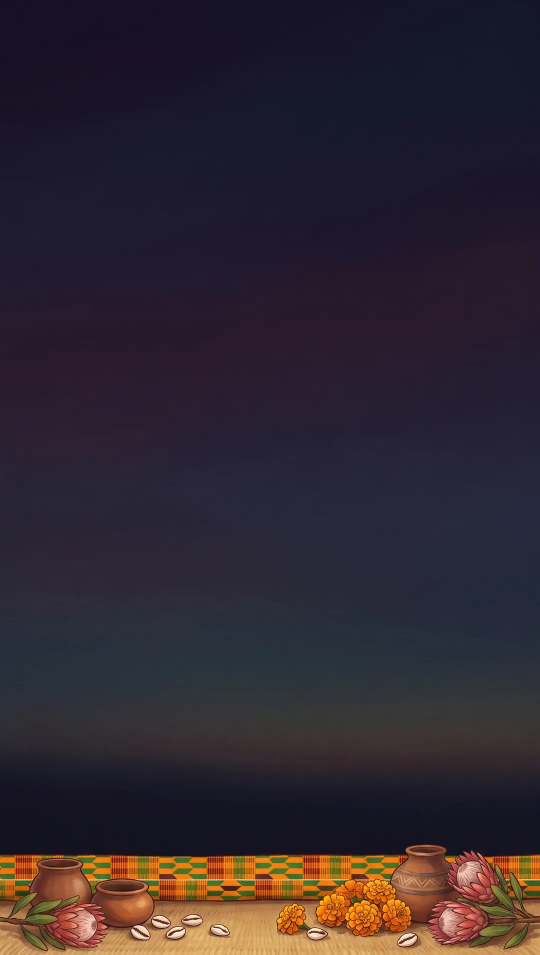
#> input picture business/landing/img/hd/afro-fond.webp, 1080 x 1909 px, given in place of afro-fond.webp.webp, which was not available (shown at 1/2 size)
$ python descendre.py ../landing/img/hd/afro-fond.webp
#> lines starting #> are read from the running program, lines starting #| are printed output that depends on the picture; pictures that were not available may be replaced by others from this repository, and a replacement may not be noted
"""Descend le sujet d'une scène qui monte trop haut (règle 6 : zone de texte calme jusqu'à 55 %), sans Gemini :
on étire verticalement le ciel ou le mur uni du haut (jamais le sujet), le sujet glisse vers le bas et le bas de l'image
(sol, reflets) est rogné d'autant, au plus 14 %. Solution d'attente tant que les calques ne peuvent pas être générés.
Usage : python3 business/tools/descendre.py <thème>-<clé> [...] [--cible 0.5]
Réécrit img/hd/<clé>.webp et la vignette (img/themes pour 1 à 4, img/lieux sinon)."""
import os, sys
import numpy as np
from PIL import Image
from scipy import ndimage

IMG = os.path.join(os.path.dirname(os.path.dirname(os.path.abspath(__file__))), 'landing', 'img')
args = sys.argv[1:]
cible = .5
if '--cible' in args: i = args.index('--cible'); cible = float(args[i + 1]); del args[i:i + 2]
bande0 = None   # --bande 0.06 : bande étirée plus fine, quand une lune ou un astre est bas dans le ciel
if '--bande' in args: i = args.index('--bande'); bande0 = float(args[i + 1]); del args[i:i + 2]


def haut_du_sujet(im):
    a = np.asarray(im.convert('L').resize((270, 477))).astype(float)
    g = np.abs(ndimage.sobel(a, 1)) + np.abs(ndimage.sobel(a, 0))
    sm = np.convolve(np.array([np.percentile(r, 90) for r in g]), np.ones(9) / 9, 'same')
    return next((i for i in range(30, 477) if sm[i] > 60), 477) / 477


for key in args:
    p = os.path.join(IMG, 'hd', key + '.webp')
    im = Image.open(p).convert('RGB'); W, H = im.size
#> further down, im is the input picture: PIL image 1080x1909 RGB; mean R, G, B 48.3, 39.2, 48.9
#> after `W, H = im.size`: W = 1080; H = 1909
    t = haut_du_sujet(im); d = min(.14, cible - t)
#> in haut_du_sujet, `a = np.asarray(im.convert('L').resize((270, 477))).astype(float)`:
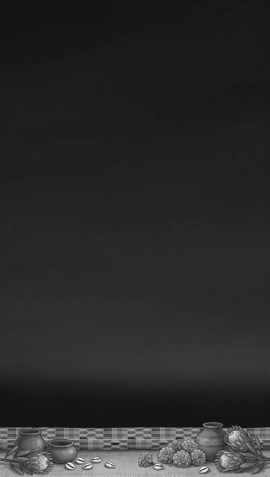
#> a: shape (477, 270) float64; min 14, max 244, mean 43.1
#> in haut_du_sujet, `g = np.abs(ndimage.sobel(a, 1)) + np.abs(ndimage.sobel(a, 0))`:
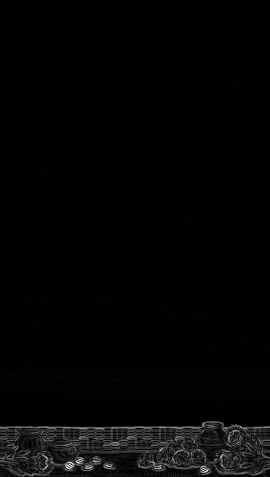
#> g: shape (477, 270) float64; min 0, max 908, mean 18; drawn with min black and max white
#> in haut_du_sujet, `sm = np.convolve(np.array([np.percentile(r, 90) for r in g]), np.ones(..`: sm = 477 values, max 343.3 at index 465, min 2.44 at index 47, mean 34.59
#> after `t = haut_du_sujet(im)`: t = 0.887
#> after `d = min(0.14, cible - t)`: d = -0.387
    if d <= .01: print(key, 'déjà bas', round(t, 2)); continue
#| ../landing/img/hd/afro-fond.webp déjà bas 0.89
    s = max(.05, t - .03)                       # le ciel s'arrête un peu avant le sujet
    # on n'étire que la bande de ciel juste au-dessus du sujet (sans lune ni étoiles), le haut reste intact
    a0 = max(0, s - (bande0 or max(.12, d * 1.2)))
    haut = im.crop((0, 0, W, round(a0 * H)))
    bande = im.crop((0, round(a0 * H), W, round(s * H))).resize((W, round((s - a0 + d) * H)), Image.LANCZOS)
    reste = im.crop((0, round(s * H), W, round((1 - d) * H)))
    out = Image.new('RGB', (W, H)); out.paste(haut, (0, 0)); out.paste(bande, (0, haut.height)); out.paste(reste, (0, haut.height + bande.height))
    out.save(p, 'WEBP', quality=80, method=6)
    n = key.rsplit('-', 1)[1]
    small = os.path.join(IMG, 'themes' if n in '1234' else 'lieux', key + '.webp')
    out.resize((540, 954), Image.LANCZOS).save(small, 'WEBP', quality=82, method=6)
    print(key, f'{t:.2f} -> {haut_du_sujet(out):.2f} (rogné en bas : {d:.0%})')

$ run again, on business/landing/img/hd/emeraude-4.webp
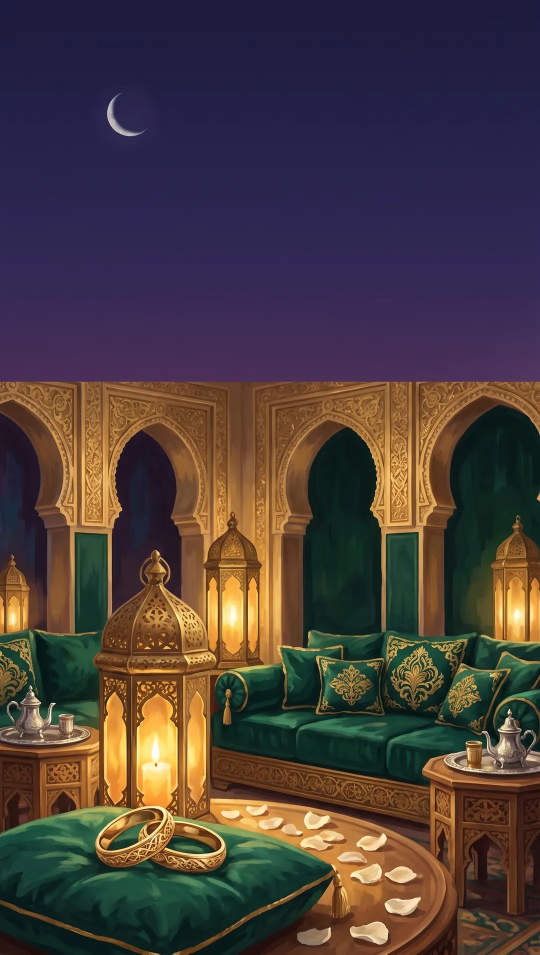
#> input picture business/landing/img/hd/emeraude-4.webp, 1080 x 1909 px, given in place of emeraude-4.webp.webp, which was not available (shown at 1/2 size)
#> im is the input picture: PIL image 1080x1909 RGB; mean R, G, B 75, 61.4, 60.2
#> in haut_du_sujet, `g = np.abs(ndimage.sobel(a, 1)) + np.abs(ndimage.sobel(a, 0))`:
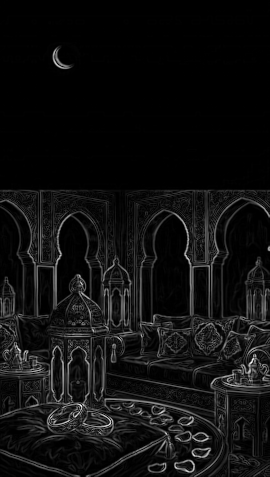
#> g: shape (477, 270) float64; min 0, max 1078, mean 68.8; drawn with min black and max white
#> sm = 477 values, max 385 at index 403, min 0 at index 0, mean 166.7
#> t = 0.394
#> d = 0.106
#> s = 0.364
#> a0 = 0.237
#> out: PIL image 1080x1909 RGB; every value is 0
#> in haut_du_sujet (call 2), `g = np.abs(ndimage.sobel(a, 1)) + np.abs(ndimage.sobel(a, 0))`:
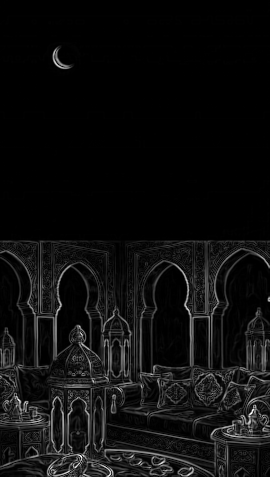
#> g: shape (477, 270) float64; min 0, max 1026, mean 58.7; drawn with min black and max white
#> sm = 477 values, max 381.7 at index 471, min 0 at index 0, mean 140.8
#| ../landing/img/hd/emeraude-4.webp 0.39 -> 0.50 (rogné en bas : 11%)
